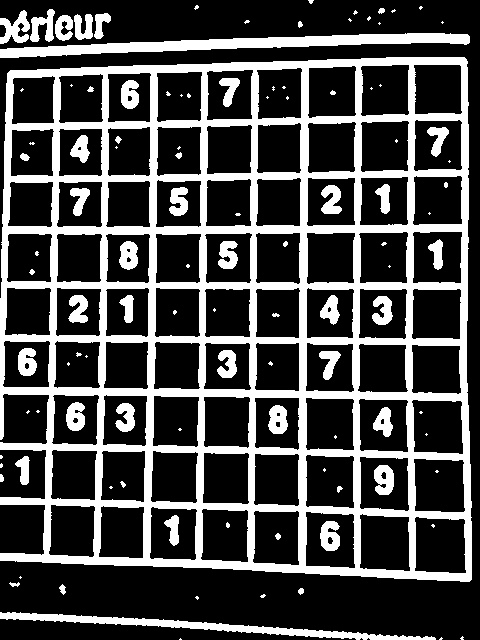
#> input picture images/step0.jpg, 480 x 640 px
$ python -i imageprocessing.py   (imports and definitions only)
#> lines starting #> are read from the running program, lines starting #| are printed output that depends on the picture; after the words box and inside, x2 and y2 are one past the last pixel; in counts of white or black regions, pixels touching at a corner belong together
#> further down, picture is the input picture: shape (640, 480); min 0, max 255, mean 71.8
"""Functions for processing sudoku images"""
import cv2
import numpy as np


star_kernel = np.array([[0, 1, 0], [1, 1, 1], [0, 1, 0]], np.uint8)


# [13 lines left out: functions resize, to_grayscale, not called in this run]


def threshold(img, blur_size=13):
    """Applies a blur and thresholding to a grayscale image."""
#> called with blur_size = 13

    img = cv2.GaussianBlur(img, ksize=(blur_size, blur_size), sigmaX=0)
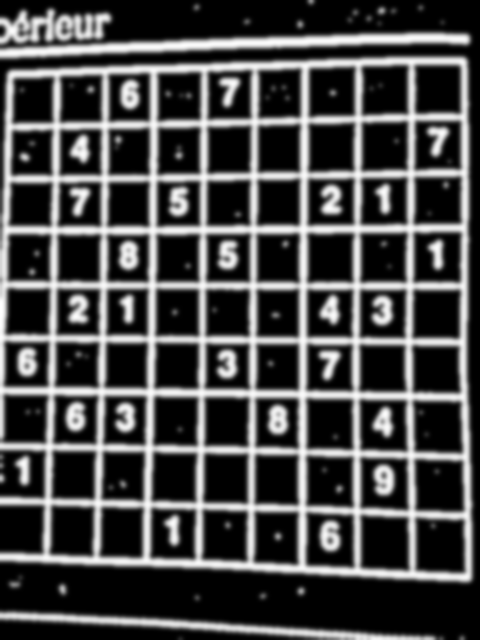
#> img: shape (640, 480); min 0, max 255, mean 71.8
    img = cv2.adaptiveThreshold(
        img, maxValue=255, adaptiveMethod=0, thresholdType=1, blockSize=11, C=3)
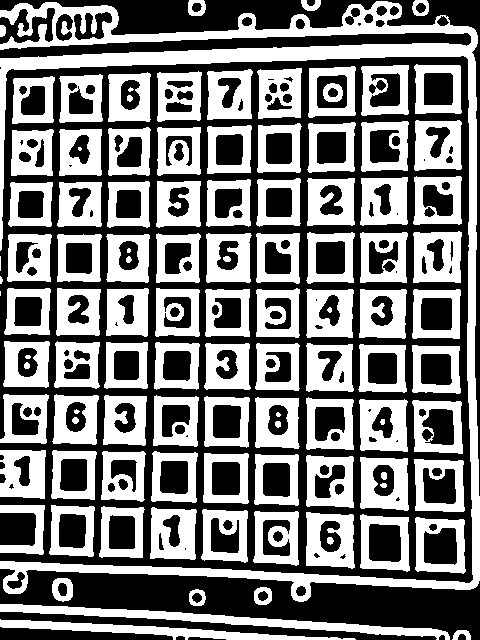
#> img: shape (640, 480); 48.4% white; 113 white regions (7 under 20 px), largest, box (x1, y1, x2, y2) and area: (0, 1, 480, 602) 22834, (0, 604, 450, 640) 3609, (0, 619, 356, 640) 2441

    img = cv2.dilate(img, kernel=star_kernel)
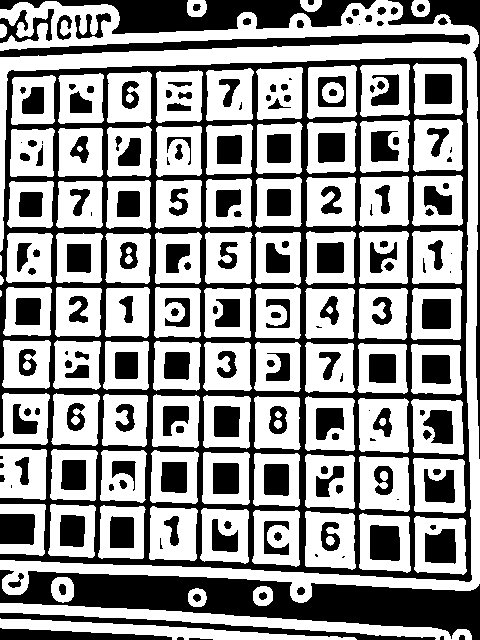
#> img: shape (640, 480); 59% white; 185 black regions (25 under 20 px), largest, box (x1, y1, x2, y2) and area: (0, 57, 472, 582) 49967, (0, 570, 480, 640) 15271, (0, 0, 376, 34) 6347

    return img


# [180 lines left out: functions expose_grid, find_corners, transform, find_digits, clean_digit, center_digit and 2 more, not called in this run]

>>> import cv2
>>> picture = cv2.imread('../images/step0.jpg', cv2.IMREAD_GRAYSCALE)
>>> result = threshold(picture)

$ run again, on images/step1.jpg
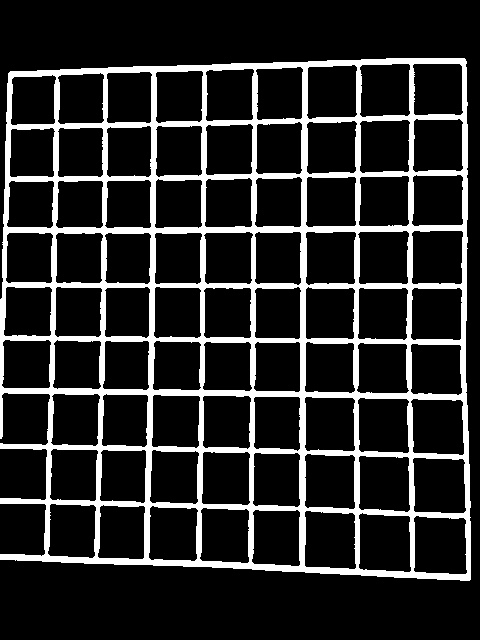
#> input picture images/step1.jpg, 480 x 640 px
#> picture is the input picture: shape (640, 480); min 0, max 255, mean 41.3
#> in threshold, `img = cv2.adaptiveThreshold( img, maxValue=255, adaptiveMethod=0, thre..`:
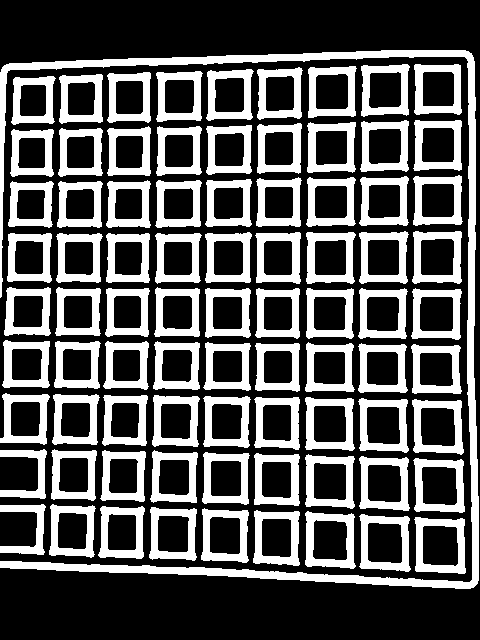
#> img: shape (640, 480); 34.6% white; 82 white regions, largest, box (x1, y1, x2, y2) and area: (0, 50, 479, 589) 11723, (305, 511, 356, 569) 1343, (414, 517, 466, 574) 1327
#> in threshold, `img = cv2.dilate(img, kernel=star_kernel)`:
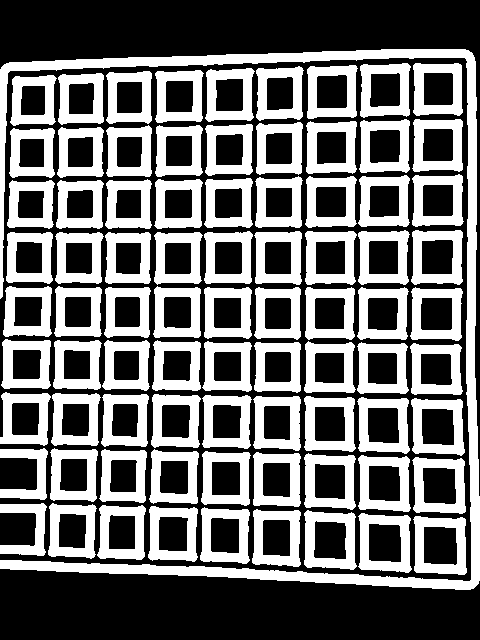
#> img: shape (640, 480); 43.7% white; 82 white regions, largest, box (x1, y1, x2, y2) and area: (0, 49, 480, 590) 14884, (304, 510, 357, 570) 1681, (413, 516, 467, 575) 1673

$ run again, on images/step2.jpg
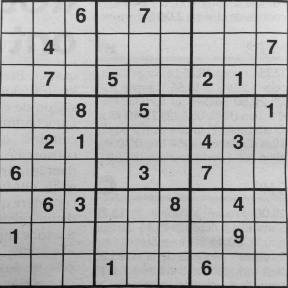
#> input picture images/step2.jpg, 288 x 288 px
#> picture is the input picture: shape (288, 288); min 15, max 230, mean 175
#> in threshold, `img = cv2.adaptiveThreshold( img, maxValue=255, adaptiveMethod=0, thre..`:
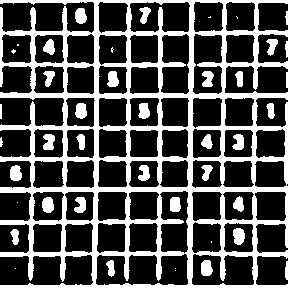
#> img: shape (288, 288); 31% white; 43 white regions (10 under 20 px), largest, box (x1, y1, x2, y2) and area: (0, 0, 288, 288) 22022, (233, 228, 245, 245) 165, (42, 197, 54, 213) 159
#> in threshold, `img = cv2.dilate(img, kernel=star_kernel)`:
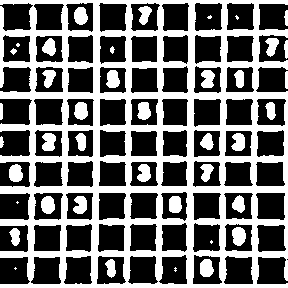
#> img: shape (288, 288); 42.6% white; 41 white regions (7 under 20 px), largest, box (x1, y1, x2, y2) and area: (0, 0, 288, 288) 30325, (232, 227, 246, 246) 211, (200, 259, 214, 277) 204

$ run again, on images/step3.jpg
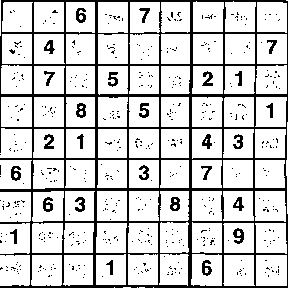
#> input picture images/step3.jpg, 288 x 288 px
#> picture is the input picture: shape (288, 288); min 0, max 255, mean 209.3
#> in threshold, `img = cv2.adaptiveThreshold( img, maxValue=255, adaptiveMethod=0, thre..`:
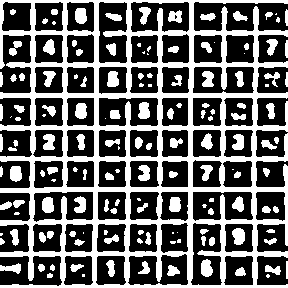
#> img: shape (288, 288); 38.6% white; 150 white regions (35 under 20 px), largest, box (x1, y1, x2, y2) and area: (0, 0, 288, 288) 23529, (232, 228, 245, 245) 175, (201, 259, 213, 277) 168
#> in threshold, `img = cv2.dilate(img, kernel=star_kernel)`:
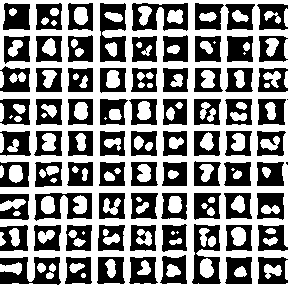
#> img: shape (288, 288); 53.3% white; 78 black regions (2 under 20 px), largest, box (x1, y1, x2, y2) and area: (0, 257, 61, 285) 1043, (100, 3, 126, 62) 1040, (192, 224, 221, 284) 955
